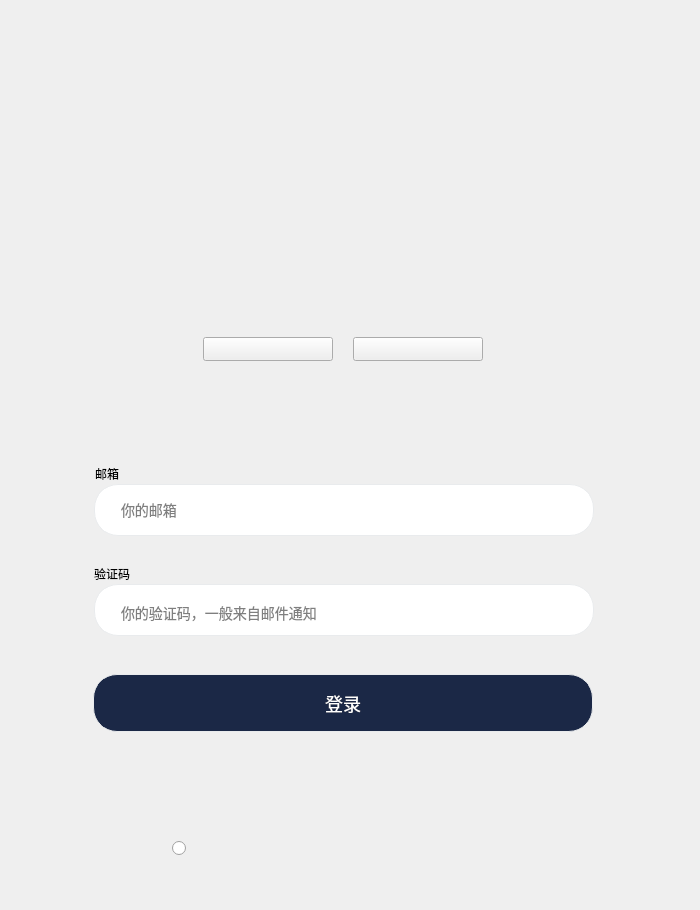
<?xml version="1.0" encoding="UTF-8"?>
<ui version="4.0">
 <class>GBSAuthorizedCodeForm</class>
 <widget class="QWidget" name="GBSAuthorizedCodeForm">
  <property name="geometry">
   <rect>
    <x>0</x>
    <y>0</y>
    <width>700</width>
    <height>910</height>
   </rect>
  </property>
  <property name="windowTitle">
   <string>Form</string>
  </property>
  <widget class="QLabel" name="lblNoAccount">
   <property name="geometry">
    <rect>
     <x>94</x>
     <y>750</y>
     <width>500</width>
     <height>24</height>
    </rect>
   </property>
   <property name="styleSheet">
    <string notr="true">border: none;
background-color: transparent;
font-size: 14px; 
text-align: center;</string>
   </property>
   <property name="text">
    <string/>
   </property>
  </widget>
  <widget class="QRadioButton" name="radioButton">
   <property name="geometry">
    <rect>
     <x>172</x>
     <y>840</y>
     <width>17</width>
     <height>17</height>
    </rect>
   </property>
   <property name="text">
    <string/>
   </property>
  </widget>
  <widget class="QWidget" name="btnLoginBiz" native="true">
   <property name="geometry">
    <rect>
     <x>93</x>
     <y>204</y>
     <width>501</width>
     <height>548</height>
    </rect>
   </property>
   <widget class="QLabel" name="lblWelcome">
    <property name="geometry">
     <rect>
      <x>20</x>
      <y>20</y>
      <width>469</width>
      <height>40</height>
     </rect>
    </property>
    <property name="font">
     <font>
      <pointsize>32</pointsize>
     </font>
    </property>
    <property name="text">
     <string/>
    </property>
   </widget>
   <widget class="QPushButton" name="btnScanQRodeLogin">
    <property name="geometry">
     <rect>
      <x>110</x>
      <y>133</y>
      <width>130</width>
      <height>24</height>
     </rect>
    </property>
    <property name="styleSheet">
     <string notr="true">
		QPushButton:pressed {
		  background-color: #9C1F38;
		  padding-left: 1px; 
		  padding-top: 1px; 
		}</string>
    </property>
    <property name="text">
     <string/>
    </property>
   </widget>
   <widget class="QPushButton" name="btnAuthorizeCodeLogin">
    <property name="geometry">
     <rect>
      <x>260</x>
      <y>133</y>
      <width>130</width>
      <height>24</height>
     </rect>
    </property>
    <property name="styleSheet">
     <string notr="true"/>
    </property>
    <property name="text">
     <string/>
    </property>
   </widget>
   <widget class="QLabel" name="lblEmail">
    <property name="geometry">
     <rect>
      <x>2</x>
      <y>259</y>
      <width>42</width>
      <height>22</height>
     </rect>
    </property>
    <property name="text">
     <string>邮箱</string>
    </property>
   </widget>
   <widget class="QLabel" name="lblPassword">
    <property name="geometry">
     <rect>
      <x>1</x>
      <y>359</y>
      <width>42</width>
      <height>22</height>
     </rect>
    </property>
    <property name="text">
     <string>验证码</string>
    </property>
   </widget>
   <widget class="QLineEdit" name="leEmail">
    <property name="geometry">
     <rect>
      <x>1</x>
      <y>280</y>
      <width>500</width>
      <height>52</height>
     </rect>
    </property>
    <property name="styleSheet">
     <string notr="true">border: 1px solid #E9EBED;
border-radius: 24px;
padding: 5px;
background: white;
padding-left: 24px;
font-size: 14px;</string>
    </property>
    <property name="placeholderText">
     <string>你的邮箱</string>
    </property>
   </widget>
   <widget class="QLineEdit" name="leSmsCode">
    <property name="geometry">
     <rect>
      <x>1</x>
      <y>380</y>
      <width>500</width>
      <height>52</height>
     </rect>
    </property>
    <property name="styleSheet">
     <string notr="true">border: 1px solid #E9EBED;
border-radius: 24px;
padding: 5px;
background: white;
padding-left: 24px;
padding-top:10px;
font-size: 14px;
lineedit-password-character: 42;
</string>
    </property>
    <property name="placeholderText">
     <string>你的验证码，一般来自邮件通知</string>
    </property>
   </widget>
   <widget class="QPushButton" name="btnLoginGBS">
    <property name="geometry">
     <rect>
      <x>0</x>
      <y>470</y>
      <width>500</width>
      <height>58</height>
     </rect>
    </property>
    <property name="styleSheet">
     <string notr="true">QPushButton{
border: 1px solid #E9EBED;
color:#FFFFFF;
border-radius: 24px;
padding: 5px;
background: #1B2846;
font-size: 18px;
text-align: center;
}
QPushButton:pressed{
background-color: #1B2846;
 padding-ringht: 3px;
padding-bottom: 3px;
}

</string>
    </property>
    <property name="text">
     <string>登录</string>
    </property>
   </widget>
  </widget>
  <widget class="QLabel" name="lblConstraintAndPrivacy">
   <property name="geometry">
    <rect>
     <x>192</x>
     <y>840</y>
     <width>240</width>
     <height>17</height>
    </rect>
   </property>
   <property name="text">
    <string/>
   </property>
  </widget>
  <widget class="QLabel" name="imgBanner">
   <property name="geometry">
    <rect>
     <x>168</x>
     <y>20</y>
     <width>345</width>
     <height>80</height>
    </rect>
   </property>
   <property name="text">
    <string/>
   </property>
  </widget>
 </widget>
 <resources/>
 <connections/>
</ui>
